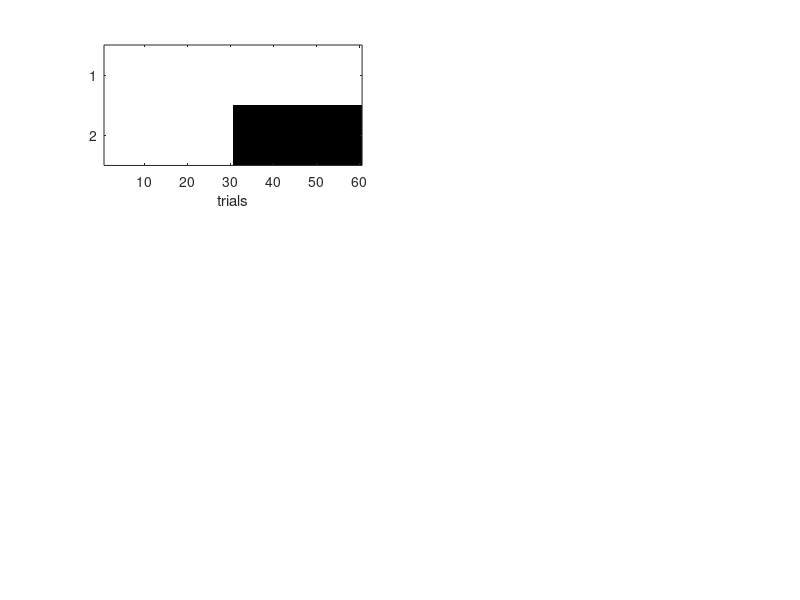

The MATLAB script that drew this image: (Note: this script raises an error after producing the figure.)
%% Latent cause model of associative learning
% Uses a chinese restaurant prior over possible latent causes, and
% particle filtering to approximate latent cause inference, based on
% Gershman, Blei & Niv 2010
%
% Author: Sashank Pisupati
% Version: 2.1.0


%% Model parameters
clear all

% Task specification
task = 'deterministic_reward';
% task = 'probabilistic_reward';

% Block specification: Comma separated characters indicating feature presence, alphabetically last character denotes outcome.
blocks = {'A+','A'};               % E.g.: A+ denotes presence of A and reward(+), AX denotes presence of A,X, absence of reward.
% probs = [0.8,0,1;0.8,0.5];          % For probabilistic_reward only, specify probabilities of each character
nTrialsPerBlock = 30;

% CRP/Particle filter parameter
scheme = 'importanceResampling';
alpha = 0.1;                        % CRP concentration parameter
aPrior = 1;                         % Prior pseudocounts of feature presence
bPrior = 1;                         % Prior pseudocounts of feature absence
nVisCauses = 10;                    % Number of latent causes to visualize
nParticles = 1000;                  % Number of particles

%% Stimulus design

% Design trial-wise feature array (stimuli+outcomes) using specified block structure
switch task
    case 'deterministic_reward'
        %Default: conditioned inhibition (A+/AX-)
        if ~exist('blocks','var')
            blocks = {'A+','AX'};
        end
        features = unique([blocks{:}]);
        features = [features(2:end),features(1)];
        lFeatures = num2cell(features);
        nFeatures = length(lFeatures);          % Number of features
        f = zeros(nFeatures,nTrialsPerBlock);   % Active features
        for b = 1:length(blocks)
            for c = 1:length(blocks{b})
                f(strcmp(num2cell(blocks{b}(c)),lFeatures),(b-1)*nTrialsPerBlock+1:b*nTrialsPerBlock)=1;
            end
        end
        
    case 'probabilistic_reward'
        % Default: simple conditioning (A+ @ 80%)
        if ~exist('blocks','var')
            blocks = {'A+'};
        end
        features = unique([blocks{:}]);
        if ~exist('probs','var')
            probs = 0.8*ones(length(blocks),length(features));
        end
        features = [features(2:end),features(1)];
        lFeatures = num2cell(features);
        nFeatures = length(lFeatures);          % Number of features
        f = zeros(nFeatures,nTrialsPerBlock);   % Active features
        for b = 1:length(blocks)
            for c = 1:length(blocks{b})
                for n = 1:nTrialsPerBlock
                    f(strcmp(num2cell(blocks{b}(c)),lFeatures),(b-1)*nTrialsPerBlock+n)=rand<probs(b,c);
                end
            end
        end
end
nTrials = size(f,2);

% Plot stimulus structure
figure(1);
set(gcf,'color','w');
subplot(3,2,1)
imagesc(f)
colormap(bone)
caxis([0,1])
xlabel('trials')
set(gca,'ytick',[1:nFeatures])
set(gca,'yticklabels',lFeatures)
title('Observations')
set(gca,'fontSize',18)


%% Initialization

% Initialize latent cause assignments, counts(t=0)
nMaxCauses = nTrials;                   % Maximum number of possible latent causes
particles = zeros(nParticles,nTrials);  % Latent cause assignments i.e. particles
nC = zeros(nParticles,nMaxCauses);      % Latent cause counts for each particle

% Initialize sufficient statistics (counts) of observation probabilities with beta prior
nFC = zeros(nFeatures,nMaxCauses,nParticles)+aPrior;    % Feature|cause presence pseudocounts
bFC = zeros(nFeatures,nMaxCauses,nParticles)+bPrior;    % Feature|cause absence pseudocounts

% Plot prior over observation probabilities
subplot(3,2,2)
plot(betapdf(0:0.01:1,aPrior,bPrior))
title('Priors')
set(gca,'fontSize',18)

% Initialize likelihood & weights
lik = zeros(nParticles,nMaxCauses);     % Likelihood
wt = ones(nParticles,1)/nParticles;     % Importance weights
rt = ones(nParticles,1)/nParticles;     % Outcome predictive weights
rProb = zeros(nParticles,1);            % Outcome probablities

% Initialize estimates averaged across particles
cEst = zeros(nMaxCauses,nTrials);       % Estimated posterior on causes
rEst = zeros(1,nTrials);                % Estimated outcome probability
phiEst = zeros(nFeatures,nTrials);      % Estimated observation probabilities


%% Inference

%Loop over trials
for t = 1:nTrials
    obs = logical(f(:,t)); %Observations on current trial
    
    switch scheme
        
        case 'importanceResampling'
            % Sequential Importance Resampling: Sample prior set of particles before each trial,
            % Weigh by importance (likelihood) to estimate posterior, importance-weighted resample
            
            % Sample particles(t), counts(t) from CRP prior, based on counts(t-1)
            [particles(:,t),nC] = generateCRprior(nC,alpha);
            
            %Loop over particles
            for l = 1:nParticles
                %Current hypothesized latent cause
                k = particles(l,t);
                
                % Value prediction (before seeing outcome):
                % Likelihood of non-outcome features given hypothesized latent cause i.e. Predictive weights
                rt(l) = prod((obs(1:end-1).*nFC(1:end-1,k,l) + ~obs(1:end-1).*bFC(1:end-1,k,l))./(nFC(1:end-1,k,l)+bFC(1:end-1,k,l)),1);
                % Probability of outcome feature given hypothesized latent cause
                rProb(l) = nFC(end,k,l)./(nFC(end,k,l)+bFC(end,k,l));
                
                % Likelihood of *all* observed features given hypothesized latent cause i.e. Importance weights
                wt(l) = prod((obs.*nFC(:,k,l) + ~obs.*bFC(:,k,l))./(nFC(:,k,l)+bFC(:,k,l)),1);
                
                % Update observation probabilities
                nFC(:,k,l) = nFC(:,k,l) + double(obs);
                bFC(:,k,l) = bFC(:,k,l) + double(~obs);
            end
            % Normalize weights
            wt = wt/sum(wt);
            rt = rt/sum(rt);
            
            % Predictive estimate of value i.e. outcome prob (before seeing outcome)
            rEst(t) = rt'*rProb;
            
            % Importance weighted estimate of posterior over causes
            cEst(:,t) = weightedHist(particles(:,t),wt,0:nMaxCauses);
            
            % Importance weighted estimate of posterior over observation probabilities
            for i = 1:nFeatures
                phiEst(i,:) = wt'*squeeze([(nFC(i,:,:)./(nFC(i,:,:)+bFC(i,:,:)))])';
            end
            
            
            % Importance weighted resampling of particles
            indices = randsample([1:nParticles]',nParticles,true,wt);
            particles = particles(indices,:);
            nC = nC(indices,:);
            nFC = nFC(:,:,indices);
            bFC = bFC(:,:,indices);
    end
    
    % Plot heatmap of estimated posterior over causes
    subplot(3,2,3)
    imagesc(cEst);caxis([0,1])
    ylim([0.5,nVisCauses])
    set(gca,'ytick',[1,round(nVisCauses/2),nVisCauses])
    title('p(Cause)')
    xlabel('trials')
    set(gca,'fontSize',18)
    
    % Plot graph of estimated posterior over causes
    subplot(3,2,5)
    plot(cEst(:,1:t)','LineWidth',1);
    set(gca, 'ColorOrder', hot(nVisCauses), 'NextPlot', 'replacechildren');
    ylim([0,1])
    xlim([1,nTrials])
    title('p(Cause)')
    xlabel('trials')
    set(gca,'fontSize',18)
    
    % Plot estimated value i.e. predicted outcome probability
    subplot(3,2,6)
    plot(rEst(1:t),'k-','LineWidth',1);
    hold on
    for b = 1:length(blocks)
        plot([b*nTrialsPerBlock,b*nTrialsPerBlock],[0,1],'k--');
    end
    hold off
    xlim([1,nTrials]);
    ylim([0,1]);
    set(gca,'fontSize',18)
    xlabel('trials')
    title('p(Outcome)')
    
    % Plot estimated observation probabilities
    set(gca,'fontSize',18)
    subplot(3,2,4)
    imagesc(phiEst);caxis([0,1])
    xlim([0.5,nVisCauses])
    title('p(Feature|Cause)')
    xlabel('Causes')
    set(gca,'ytick',[1:nFeatures])
    set(gca,'yticklabels',lFeatures)
    set(gca,'fontSize',18)
    drawnow
end

%% CHINESE RESTAURANT PROCESS

% Partition/Assignments generator - generates "M" assignments for 
% current trial (t) based on CRP prior, i.e. based on counts from trial (t-1),alpha
function [assignmentsT, nKT]= generateCRprior(nKTminus1,alpha)
% Partition/Assignment probability - requires m x K vector of counts "nk"
%   k = 1:size(nk,2);       %Index of causes
%   K = sum(nk>0,2);        %Number of assigned causes so far
%   N (=T-1) = sum(nk,2);   %Number of observations so far
%   pAssignCR = @(k,nk,K,alpha) (nk.*(k<=K)+alpha.*(k==K+1)+0.*(k>K+1))./(sum(nk,2)+alpha);
pAssignCR = @(nk,alpha) (nk.*(1:size(nk,2)<=sum(nk>0,2))+alpha.*(1:size(nk,2)==sum(nk>0,2)+1)+0.*(1:size(nk,2)>sum(nk>0,2)+1))./(sum(nk,2)+alpha);
thisProb = pAssignCR(nKTminus1,alpha);
thisCount = mnrnd(1,thisProb);
[row,col] = find(thisCount);
assignmentsT(row,1) = col;
nKT = nKTminus1 + thisCount;
end


%% Weighted histogram
function mass = weightedHist(x, weights, bins)
mass = zeros(length(bins)-1,1);
for j = 1:length(mass)
    inds = find(x>bins(j) & x<=bins(j+1));
    if ~isempty(inds)
        mass(j) = sum(weights(inds));
    end
end
end
